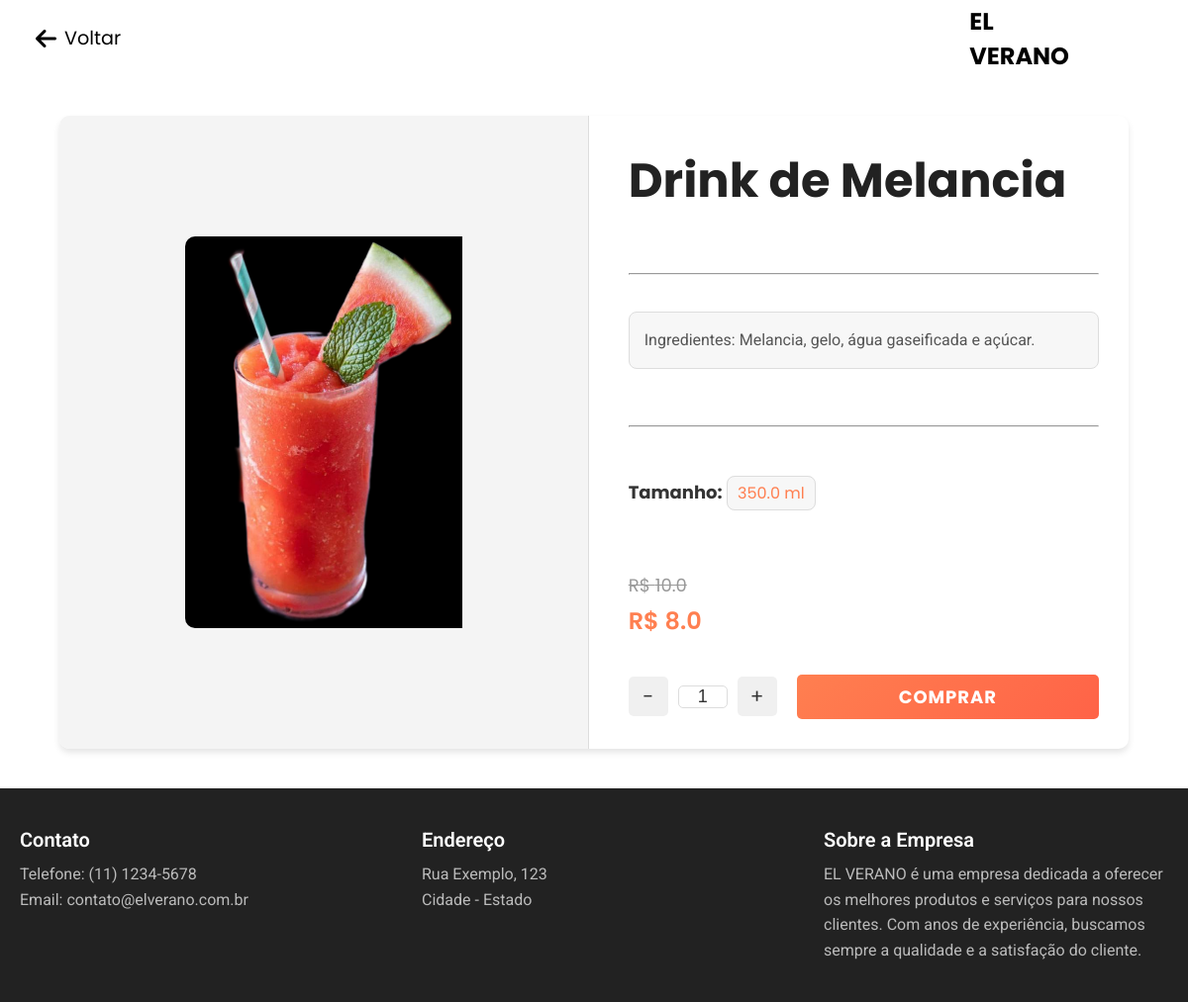
Page /item/5 on the committed database.
### main.py (models this page shows)
class Produto(db.Model):
    id = db.Column(db.Integer, primary_key=True)
    nome = db.Column(db.String(100), nullable=False)
    descricao = db.Column(db.String(200), nullable=False)
    tamanho = db.Column(db.Float, nullable=False)
    preco = db.Column(db.Float, nullable=False)
    preco_desconto = db.Column(db.Float, nullable=True)
    image = db.Column(db.String(250), nullable=False)
    categoria = db.Column(db.String(50), nullable=False)  # Adicionando a categoria

### main.py (the view)
@app.route('/item/<int:id>')
def item(id):
    produto = Produto.query.get_or_404(id)
    return render_template('item.html', produto=produto)

### templates/item.html (shortened to what this page needs)
<!DOCTYPE html>
<html lang="en">
<head>
    <link rel="stylesheet" href="/static/header-item.css">
    <link rel="stylesheet" href="/static/main-item.css">
    <link rel="stylesheet" href="https://cdnjs.cloudflare.com/ajax/libs/font-awesome/6.7.2/css/all.min.css" />
</head>
<body>
    <header>
        <nav class="nav-bar">
            <div class="nav-left">
                <button class="back-button" onclick="window.location.href='/';">
                    <i class="fa-solid fa-arrow-left"></i> Voltar
                </button>
            </div>
            <div class="logo">
                <h1>EL <br>VERANO</h1>
            </div>
        </nav>
    </header>
    <main>
        <div class="container">
            <div class="div-img">
                <img src="/{{ produto.image }}" alt="{{ produto.nome }}">
            </div>
            <div class="div-texto">
                <div class="titulo">
                    <h1>{{ produto.nome }}</h1>
                </div>
                <hr>
                <div class="descricao">
                    <p>{{ produto.descricao }}</p>
                </div>
                <hr>
                <p class="tamanho"><strong>Tamanho:</strong> <span>{{ produto.tamanho }} ml</span></p>
                <div class="preco">
                    <span class="preco-original">R$ {{ produto.preco | round(2) }}</span>
                    <span class="preco-desconto">R$ {{ produto.preco_desconto | round(2) }}</span>
                </div>
                <div class="buttons">
                    <div class="quantidade-controls">
                        <button id="tirar" class="btn-control">-</button>
                        <input type="text" id="quantidade" value="1" readonly>
                        <button id="botar" class="btn-control">+</button>
                    </div>
                    <a href="{{ url_for('comprar', produto_id=produto.id) }}" class="btn btn-primary">Comprar</a>
                </div>
            </div>
        </div>
    </main>
    <footer>
        <div class="footer-container">
            <div class="footer-section">
                <h3>Contato</h3>
                <p>Telefone: (11) 1234-5678</p>
                <p>Email: contato@elverano.com.br</p>
            </div>
            <div class="footer-section">
                <h3>Endereço</h3>
                <p>Rua Exemplo, 123</p>
                <p>Cidade - Estado</p>
            </div>
            <div class="footer-section">
                <h3>Sobre a Empresa</h3>
                <p>EL VERANO é uma empresa dedicada a oferecer os melhores produtos e serviços para nossos clientes. Com anos de experiência, buscamos sempre a qualidade e a satisfação do cliente.</p>
            </div>
        </div>
    </footer>
</body>
</html>

### static/header-item.css (style rules this page uses)
:root { --cor-primaria: #fff; --cor-secundaria: #f9f9f9; --cor-terciaria: #000000; --cor-quartenaria: #ff7f50; --cor-buttons: linear-gradient(135deg, #ff7f50, #ff6347); --cor-buttons-houver: linear-gradient(135deg, #d2663e, #ef4629); --fonte-principal: 'Roboto', sans-serif; --fonte-secundaria: 'Poppins', sans-serif; }
* { padding: 0; margin: 0; box-sizing: border-box; }
header { position: sticky; top: 0; width: 100%; background-color: var(--cor-primaria); z-index: 3; }
.nav-bar { display: flex; justify-content: space-between; align-items: center; padding: 1.5rem 6rem; font-family: var(--fonte-secundaria); position: relative; }
.nav-left { display: flex; align-items: center; }
.back-button { font-family: var(--fonte-secundaria); background: none; border: none; font-size: 1.2rem; color: var(--cor-terciaria); cursor: pointer; display: flex; align-items: center; gap: 8px; transition: color 0.3s ease; position: relative; left: -60px; }
.back-button i { font-size: 1.5rem; }
.logo { display: flex; justify-content: flex-end; align-items: center; position: absolute; right: 10%; }
.logo h1 { color: var(--cor-terciaria); }

### static/main-item.css (style rules this page uses)
:root { --cor-primaria: #fff; --cor-secundaria: #f9f9f9; --cor-terciaria: #000000; --cor-quartenaria: #ff7f50; --cor-buttons: linear-gradient(135deg, #ff7f50, #ff6347); --cor-buttons-houver: linear-gradient(135deg, #d2663e, #ef4629); --fonte-principal: 'Roboto', sans-serif; --fonte-secundaria: 'Poppins', sans-serif; }
body { background-color: var(--cor-primaria); font-family: 'Roboto', sans-serif; margin: 0; padding: 0; color: #333; }
.container { display: flex; width: 90vw; max-width: 1200px; min-height: 80vh; border-radius: 10px; background-color: var(--cor-primaria); box-shadow: 0 4px 6px rgba(0, 0, 0, 0.1); margin: 40px auto; overflow: hidden; gap: 10px; }
.div-img { width: 50%; display: flex; align-items: center; justify-content: center; background-color: #f4f4f4; border-right: 1px solid #ddd; }
.div-img img { max-width: 100%; max-height: 100%; object-fit: cover; border-radius: 10px 0 0 10px; }
.div-texto { width: 50%; padding: 30px; display: flex; flex-direction: column; justify-content: space-between; }
.titulo { font-family: var(--fonte-secundaria); font-size: 24px; font-weight: 700; color: #222; margin-bottom: 20px; }
.descricao { font-size: 16px; line-height: 1.6; color: #555; background-color: #f7f7f7; border: 1px solid #ddd; border-radius: 8px; padding: 15px; margin-bottom: 20px; }
.tamanho { font-family: var(--fonte-secundaria); font-size: 18px; font-weight: 600; color: #333; padding: 10px 0px; margin-top: 5px; }
.tamanho span { font-size: 16px; color: #ff7f50; font-weight: normal; background-color: #f0f0f0; background-color: #f7f7f7; border: 1px solid #ddd; border-radius: 8px; padding: 5px 10px; }
.preco { font-family: var(--fonte-secundaria); display: flex; flex-direction: column; gap: 5px; margin-top: 20px; }
.preco-original { font-size: 18px; color: #999; text-decoration: line-through; }
.preco-desconto { font-size: 24px; font-weight: 600; color: var(--cor-quartenaria); }
.buttons { display: flex; gap: 20px; }
.quantidade-controls { display: flex; align-items: center; gap: 10px; }
.quantidade-controls .btn-control { font-family: var(--fonte-secundaria); background-color: #f0f0f0; color: #333; border: none; border-radius: 5px; font-size: 20px; width: 40px; height: 40px; cursor: pointer; text-align: center; line-height: 40px; transition: background-color 0.3s ease; }
.quantidade-controls #quantidade { width: 50px; text-align: center; font-size: 18px; border: 1px solid #ddd; border-radius: 5px; background-color: var(--cor-primaria); color: #333; }
.buttons .btn { font-family: var(--fonte-secundaria); background: var(--cor-buttons); flex: 1; height: 45px; border: none; border-radius: 5px; font-size: 18px; font-weight: 700; cursor: pointer; transition: all 0.3s ease; display: flex; justify-content: center; align-items: center; text-transform: uppercase; letter-spacing: 1px; }
a { text-decoration: none; color: var(--cor-primaria); }
footer { background-color: #222; color: var(--cor-primaria); padding: 40px 20px; text-align: left; }
.footer-container { display: flex; justify-content: space-between; max-width: 1200px; margin: 0 auto; gap: 40px; }
.footer-section { width: 30%; }
.footer-section h3 { font-size: 20px; margin-bottom: 10px; font-weight: 600; }
.footer-section p { font-size: 16px; line-height: 1.6; color: #bbb; }

### rows in the picture
Produto: image (picture), nome "Drink de Melancia", descricao "Ingredientes: Melancia, gelo, água gaseificada e açúcar.", tamanho "350.0", preco "10.0", preco_desconto "8.0"
